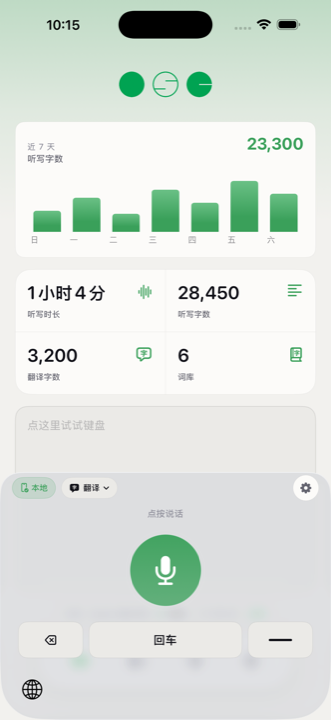
#> input picture docs/assets/screenshots/iphone-keyboard_idle.png, 331 x 720 px
$ python -i compose_app_preview_zh.py   (imports and definitions only)
#> lines starting #> are read from the running program, lines starting #| are printed output that depends on the picture
#!/usr/bin/env python3
"""Compose a Chinese App Store preview (iPhone 6.7\") for OSGKeyboard.

Uses real Simulator / marketing UI stills + ffmpeg Ken Burns + ASS titles.
Output: docs/assets/app-preview/zh/OSGKeyboard-preview-6.7-zh.mp4
"""

from __future__ import annotations

import subprocess
import sys
from pathlib import Path

from PIL import Image, ImageDraw, ImageFont

ROOT = Path(__file__).resolve().parents[1]
OUT_DIR = ROOT / "docs" / "assets" / "app-preview" / "zh"
WORK = ROOT / ".tmp" / "app-preview-zh" / "compose"
W, H = 1290, 2796  # App Store Connect 6.7"
FPS = 30

HOME_SRC = ROOT / ".tmp" / "app-preview-zh" / "shot-home-dark.png"
KB_IDLE = ROOT / "docs" / "assets" / "screenshots" / "zh" / "dark" / "iphone-keyboard_idle.png"
KB_REC = ROOT / "docs" / "assets" / "screenshots" / "zh" / "dark" / "iphone-keyboard_recording.png"
ICON = ROOT / "docs" / "assets" / "app-icon.png"

# Prefer a clean Chinese UI font available on this machine.
FONT_CANDIDATES = [
    Path("/Users/rocky/Library/Fonts/OPPO Sans 4.0.ttf"),
    Path("/System/Library/Fonts/STHeiti Medium.ttc"),
    Path("/System/Library/Fonts/Supplemental/Songti.ttc"),
]


# [9 lines left out: function pick_font, not called in this run]


def cover(img: Image.Image) -> Image.Image:
    """Scale to cover WxH and center-crop."""
    src = img.convert("RGB")
    scale = max(W / src.width, H / src.height)
    nw, nh = int(src.width * scale), int(src.height * scale)
    resized = src.resize((nw, nh), Image.Resampling.LANCZOS)
    left = (nw - W) // 2
    top = (nh - H) // 2
    return resized.crop((left, top, left + W, top + H))


def patch_home_warning(src: Path) -> Image.Image:
    """Hide Simulator-only Flow warning banner for marketing stills."""
    im = Image.open(src).convert("RGB")
    # Banner sits under the three status dots (~y 520–580 @ 1320×2868).
    sample = im.getpixel((im.width // 2, 500))
#> sample = (221, 222, 224)
    draw = ImageDraw.Draw(im)
    draw.rounded_rectangle((48, 518, im.width - 48, 586), radius=28, fill=sample)
    return cover(im)
#> in cover, `resized = src.resize((nw, nh), Image.Resampling.LANCZOS)`:
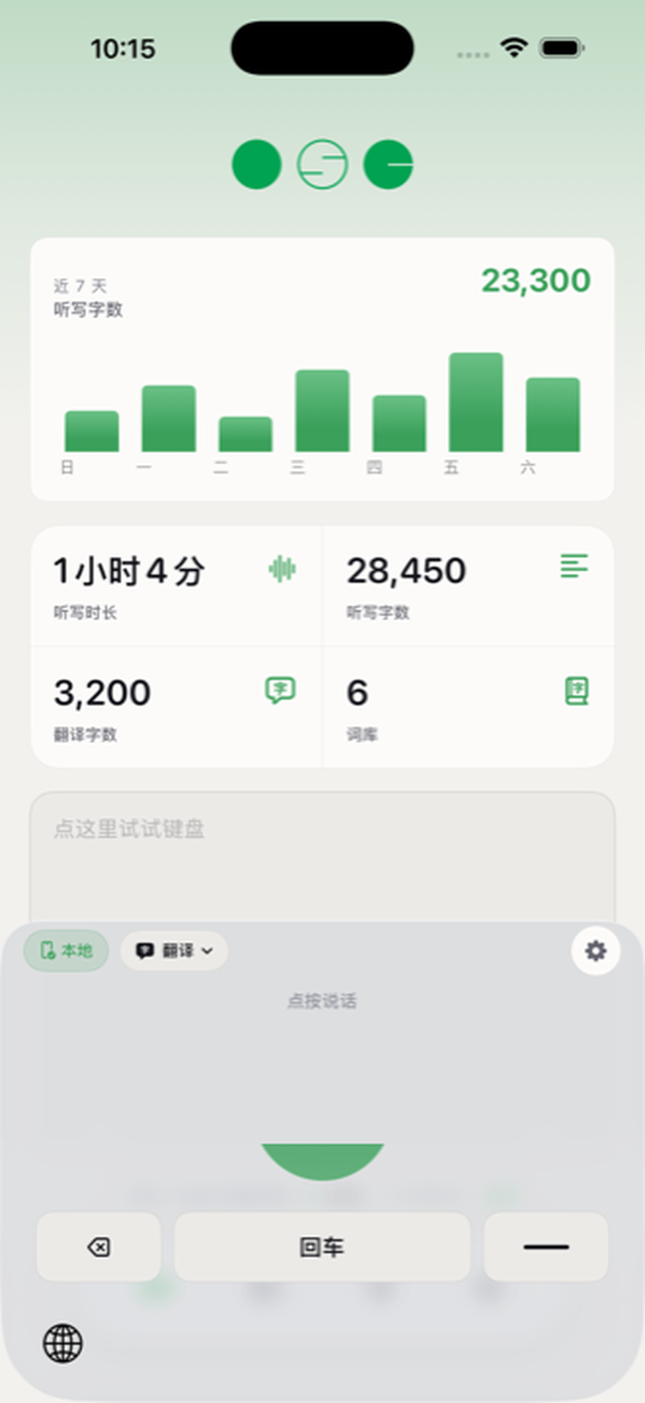
#> resized: PIL image 1290x2806 RGB (shown at 1/2 size); mean R, G, B 221.5, 228, 222.5


# [70 lines left out: functions title_card, overlay_caption, write_ass, not called in this run]


def run(cmd: list[str]) -> None:
    print("+", " ".join(cmd[:8]), "..." if len(cmd) > 8 else "")
    subprocess.run(cmd, check=True)


# [165 lines left out: function main, not called in this run]


# [2 lines not run here, left out]

>>> result = patch_home_warning('../docs/assets/screenshots/iphone-keyboard_idle.png')
